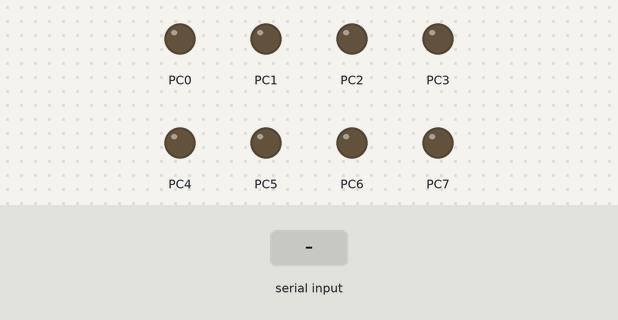
The program below on a simulated ATmega8, built with avr-gcc and emulated at 16 MHz. On the bench: output pins drawn as LEDs (lit = HIGH). The inputs (shaded band) are chosen by the test bench. What the program prints to the serial monitor is not drawn.

Above: at 1.2 s.
1.3 s: "1" received over Serial
At 2.1 s:
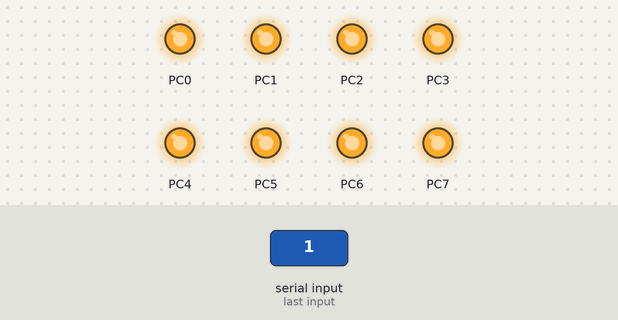
Timing chart, 0 to 4.3 s (numbered marks = the images above; inputs shaded):
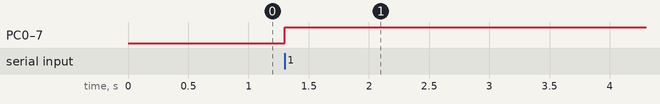

The program:

main.c
```c
#define F_CPU 16000000UL
#include <avr/io.h>
#include <util/delay.h>
unsigned char rx_data[50] ={0};

void usart_init(unsigned int UBRR);
void tx_out(unsigned char data);
unsigned char rx_in(void);
void voice_module_init(void);
void voice_record(int k);	//7개중 2개만 녹음할수 있게 설정
void voice_load(void);

void usart_init(unsigned int UBRR)
{
	UCSRC=0x86;	//no parity, stop bit 1, data 8bit, asynchronus
	UBRRH=UBRR >> 8;
	UBRRL=UBRR;	//Baud 9600으로 설정
	UCSRB=(1<<TXEN)|(1<<RXEN);	//TX, RX Enable
}

void tx_out(unsigned char data)
{
	while(!(UCSRA&(1<<UDRE)));
	UDR = data;
}

unsigned char rx_in(void)
{
	while(!(UCSRA&(1<<RXC)));
	return UDR;
}

void voice_module_init(void)
{
	tx_out(0xAA);
	tx_out(0x02);
	tx_out(0x31);
	tx_out(0x0A);
}

void voice_record(int voice_count)	//80개중 2개만 녹음할수 있게 설정
{
	int i, data;

	tx_out(0xAA);
	tx_out(0x03 + voice_count - 1);
	tx_out(0x20);

	for(i = 0; i < voice_count; i++)
	{
		tx_out(0x00 + i);
	}

	tx_out(0x0A);

	while(1)
	{
		data = rx_in();

		if(data == (0x00 + voice_count - 1))
		{
			for(i = 0; data != 0x0D; i++)
			{
				data = rx_in();
				rx_data[i] = data;
			}
		}

		if((rx_data[0] == 0x53)&&(rx_data[1] == 0x75))
		{
			PORTC =~ PORTC;
			break;
		}
	}
}

void voice_load(void)	//80개의 커맨드중 7개를 인식기로 불러들인다.
{
	tx_out(0xAA);
	tx_out(0x09);
	tx_out(0x30);
	tx_out(0x00);
	tx_out(0x01);
	tx_out(0x02);
	tx_out(0x03);
	tx_out(0x04);
	tx_out(0x05);
	tx_out(0x06);
	tx_out(0x0A);
}

int main(void)
{
	DDRC = 0xFF;
	usart_init(103);
	/*
	voice_module_init();
	_delay_ms(100);
	voice_record(2);
	*/
	_delay_ms(100);
	voice_load();

	while(1)
	{
		unsigned char data;
		int i;

		data = rx_in();

		if(data == 0xAA)
		{
			for(i = 0; data != 0x0A; i++)
			{
				data = rx_in();
				rx_data[i] = data;
			}
		}

		if(rx_data[5] == 0x00)
		{
			PORTC = 0xFF;
		}

		if(rx_data[5] == 0x01)
		{
			PORTC = 0x00;
		}
	}
}
```

Measured:
- after the input at 1.3 s, PC0–7: LOW → HIGH at once
